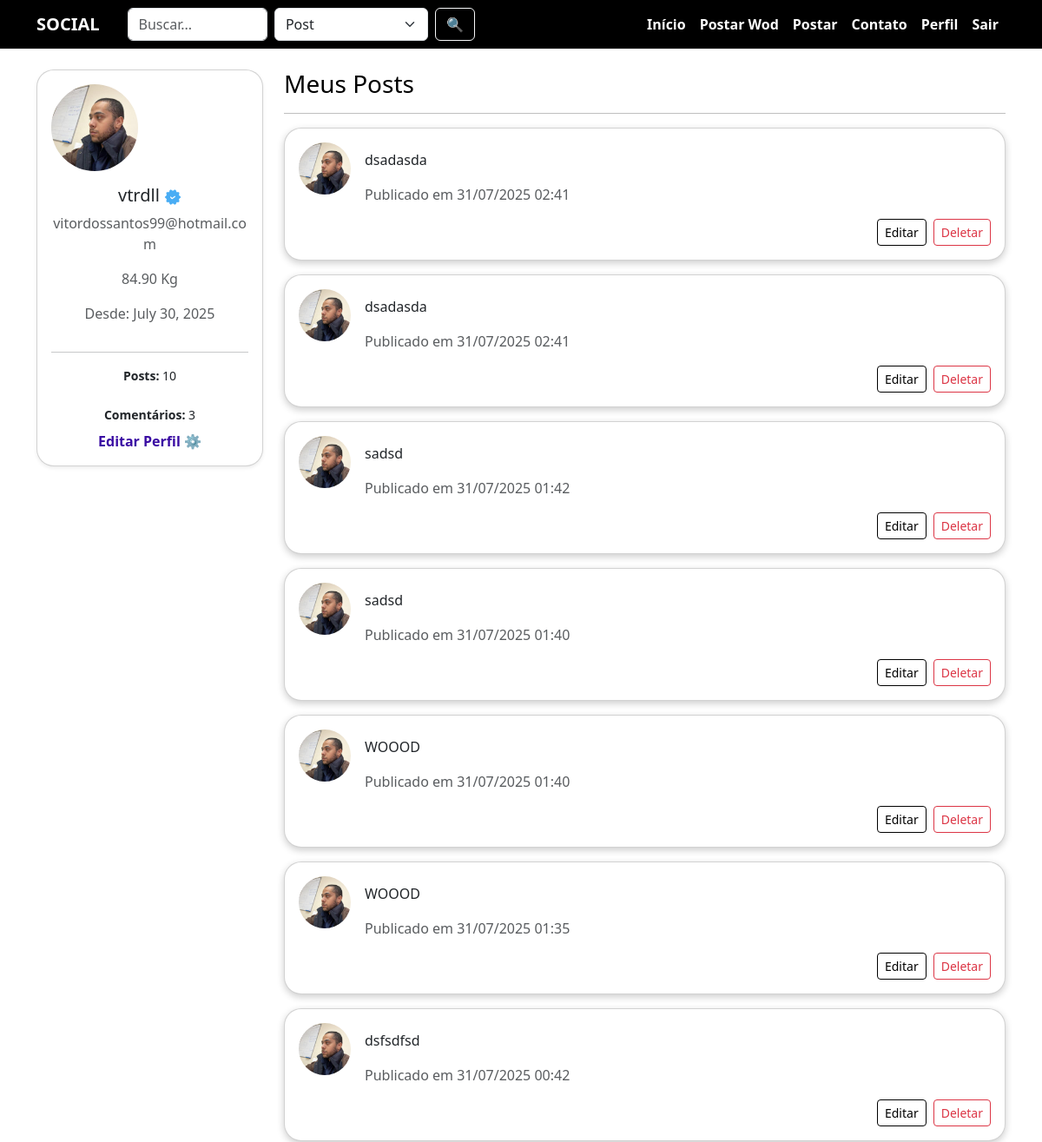
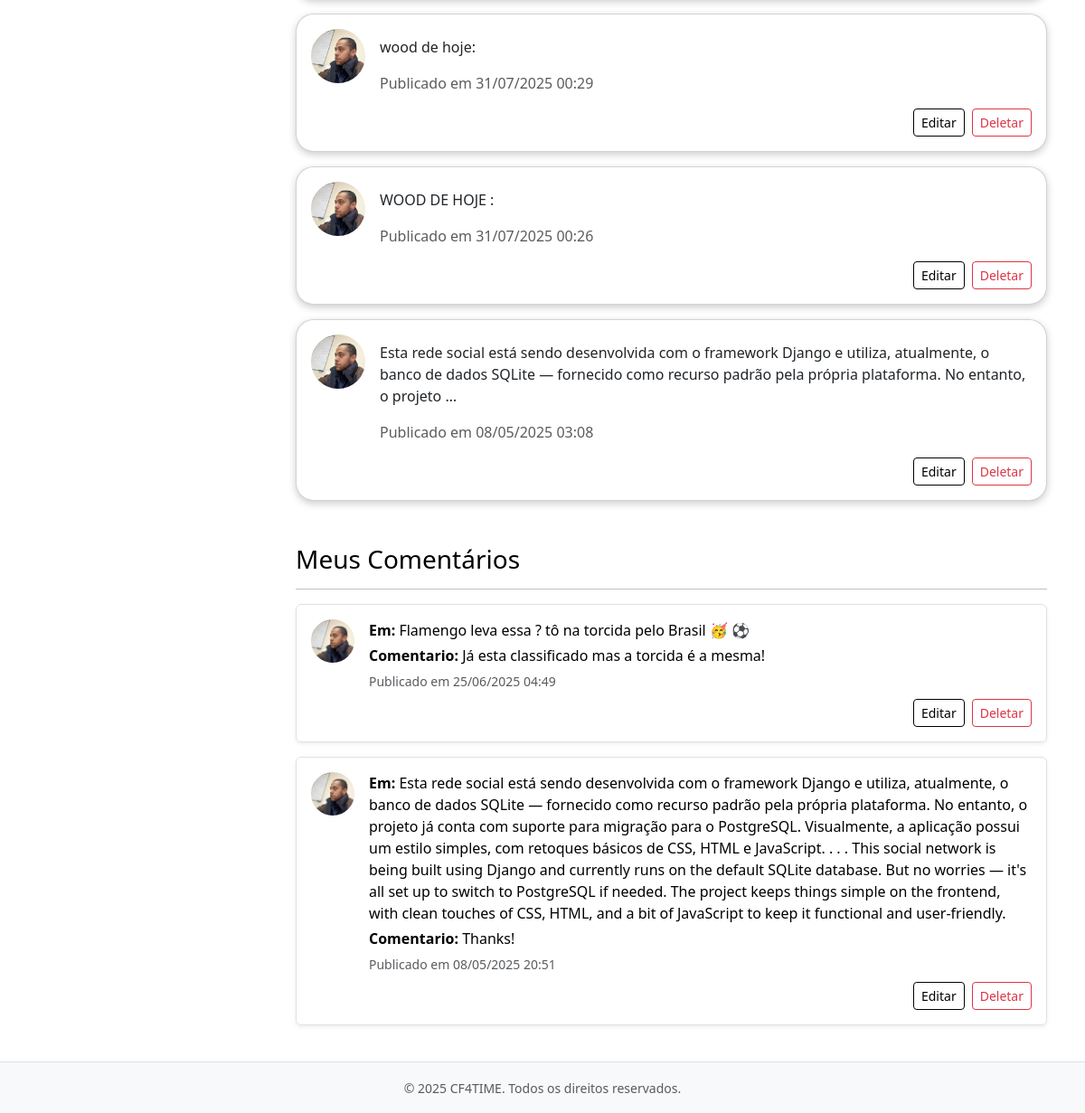
Page /my-perfil/ (signed in) on the earlier database version (2 pictures, top to bottom).
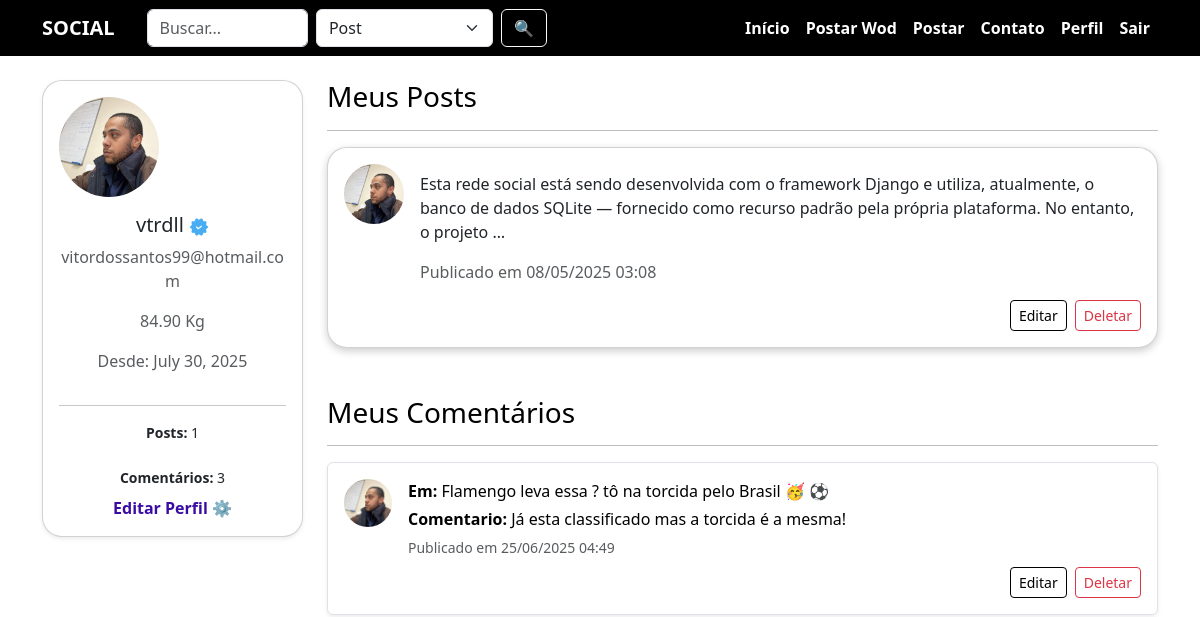
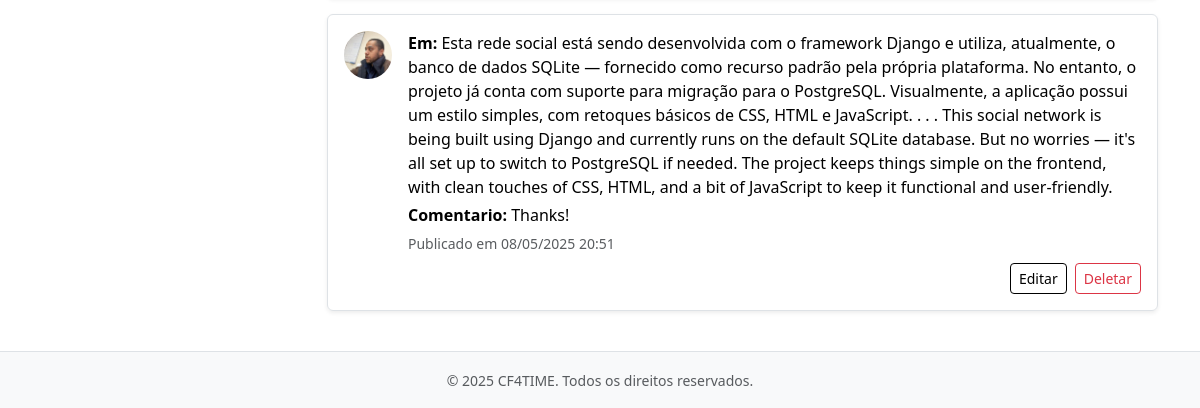
Same page on the later database version (2 pictures, top to bottom).
### Social/models.py (models this page shows, shortened)
class PostCommentInventory(models.Model):
    author = models.OneToOneField(User, on_delete=models.CASCADE, related_name='author_inventory')
    post_count = models.IntegerField(default=0)
    comment_count = models.IntegerField(default=0)

class Post(models.Model):
    author= models.ForeignKey(User, on_delete=models.CASCADE, )
    created_at = models.DateTimeField(auto_now=True, auto_created=True)
    text = models.TextField(max_length=2000)
    like = models.ManyToManyField(User,  related_name= 'liked_post')

class Comment(models.Model):
    author = models.ForeignKey(User, on_delete=models.CASCADE)
    comment = models.TextField(max_length=1000)
    like_comment = models.ManyToManyField(User, related_name='liked_comment')
    created_at = models.DateTimeField(auto_now=True, auto_created=True)
    post  = models.ForeignKey(Post, on_delete=models.CASCADE,)

### account/models.py (models this page shows, shortened)
class Profile (models.Model):
    BOX_CHOICES = (('CF4TIME CAMPINA ', 'CF4TIME CAMPINA'), ('CF4TIME CAMPINA', 'CF4TIME JOCKEY'))
    GENRE_CHOICES =(('MASCULINO', 'MASCULINO'),  ('FEMININO','FEMININO'), ('NÃO-ESPECIFICAR','NÃO-ESPECIFICAR'))
    CATEGORY_CHOICES = (('FITNESS', 'FITNESS'), ('SCALED','SCALED'),('AMADOR', 'AMADOR'), ('RX','RX',), ('MASTER', 'MASTER'))
    genre = models.CharField(choices=GENRE_CHOICES, default = 'NÃO-ESPECIFICAR')
    user = models.OneToOneField(User, on_delete=models.CASCADE)
    photo = models.ImageField(upload_to='media_profile', null=True, blank=True)
    created_at_profile =  models.DateField(auto_now=True)
    birthday = models.DateField(max_length=50, default=timezone.now)
    weight = models.DecimalField(max_digits= 5, decimal_places = 2, validators=[MaxValueValidator (300), MinValueValidator(0)], default=0)
    height = models.DecimalField(max_digits= 5, decimal_places = 2,  default=0)
    category = models.CharField(choices= CATEGORY_CHOICES, default= 'EXPERIMENTAL')
    box = models.CharField(choices = BOX_CHOICES, default = 'DEFAULT')
    is_coach = models.BooleanField(default=False,)

### Social/views.py (the view)
# urls.py: path('my-perfil/', my_profile, name='my-perfil'),
def my_profile(request):
    user = request.user
    posts = request.user.post_set.all().order_by('-created_at')
    comments = request.user.comment_set.all().order_by('-created_at')
    inventory_post = PostCommentInventory.objects.filter(author=user).first()
    return render(request, 'my_perfil.html', {'user': request.user, 'posts': posts, 'comments':comments, 'inventory_post': inventory_post, 'mostrar_inventory':True})

### Social/templates/my_perfil.html (shortened to what this page needs)
{% extends "base.html" %}
{%  load static  %}
{% block content %}
    <h3>Meus Posts</h3>
    <hr>
    {% for post in posts %}
        <div class="card mb-3">
            <a href="{% url 'post-detail' post.pk %}" class="no-link-style">
            <div class="card-body d-flex">
                {% if user.profile.photo %}
                    <img src="{{ user.profile.photo.url }}" alt="Foto do autor" class="rounded-circle me-3" width="60" height="60" style="object-fit: cover;">
                {% else %}
                    <div class="rounded-circle bg-secondary me-3" style="width: 60px; height: 60px;"></div>
                {% endif %}
                <div class="w-100">
                    <p class="card-text">{{ post.text|truncatewords:30 }}</p>
                    <p class="text-muted">Publicado em {{ post.created_at|date:"d/m/Y H:i" }}</p>
            </a>
                    <div class="mt-2 d-flex justify-content-end gap-2">
                        <a href="{% url 'post-edit' post.pk %}" class="btn btn-sm btn-outline-primary">Editar</a>
                        <a href="{% url 'post-delete' post.pk %}" class="btn btn-sm btn-outline-danger">Deletar</a>
                    </div>
                </div>
            </div>
        </div>
    {% empty %}
        <p>Você ainda não publicou nenhum post.</p>
    {% endfor %}
    <h3 class="mt-5">Meus Comentários</h3>
    <hr>
    {% for comment in comments %}
        <div class="list-group-item mb-3 border rounded p-3 d-flex shadow-sm">
            <a href="{% url 'post-detail' comment.post.pk %}" class="no-link-style">
            {% if user.profile.photo %}
                <img src="{{ user.profile.photo.url }}" alt="Foto do autor" class="rounded-circle me-3" width="48" height="48" style="object-fit: cover;">
            {% else %}
                <div class="rounded-circle bg-secondary me-3" style="width: 48px; height: 48px;"></div>
            {% endif %}
            <div class="w-100">
                <p class="mb-1"><strong>Em:</strong> {{ comment.post.text }}</p>
                <p class="mb-1"><strong>Comentario:</strong> {{ comment.comment }}</p>
                <small class="text-muted">Publicado em {{ comment.created_at|date:"d/m/Y H:i" }}</small>
            </a>
                <div class="mt-2 d-flex justify-content-end gap-2">
                    <a href="{% url 'comment-update' comment.pk %}" class="btn btn-sm btn-outline-primary">Editar</a>
                    <a href="{% url 'comment-delete' comment.pk %}" class="btn btn-sm btn-outline-danger">Deletar</a>
                </div>
            </div>
        </div>
    {% empty %}
        <p>Você ainda não fez nenhum comentário.</p>
    {% endfor %}
{% endblock %}

### app/templates/base.html (shortened to what this page needs)
{% load static %}
<!DOCTYPE html>
<html lang="pt-br">
<head>
  <link href="https://cdn.jsdelivr.net/npm/bootstrap@5.3.0/dist/css/bootstrap.min.css" rel="stylesheet">
  <link href="https://cdn.jsdelivr.net/npm/fullcalendar@6.1.8/index.global.min.css" rel="stylesheet">
</head>
<body>
  <nav class="navbar navbar-expand-lg navbar-dark mb-4">
    <div class="container">
      <a class="navbar-brand" href="{% url 'home' %}">SOCIAL</a>
      <div class="collapse navbar-collapse" id="navbarNav">
        {% if user.is_authenticated %}
        <form method="get" action="{% url 'post-list' %}" class="d-flex ms-3" style="max-width: 400px;">
          <input type="text" name="search" class="form-control me-2" placeholder="Buscar..." value="{{ request.GET.search }}">
          <select name="type" class="form-select me-2">
            <option value="post" {% if request.path == "/post-list/" %}selected{% endif %}>Post</option>
          </select>
          <button type="submit" class="btn btn-outline-light">🔍</button>
        </form>
        {% endif %}
        <ul class="navbar-nav ms-auto">
          {% if user.is_authenticated %}
          <li class="nav-item"><a class="nav-link" href="{% url 'home' %}">Início</a></li>
          {% if user.profile.is_coach %}
          <li class="nav-item"><a class="nav-link" href="{% url 'post-wod-create' %}">Postar Wod</a></li>
          {% endif %}
          <li class="nav-item"><a class="nav-link" href="{% url 'post-create' %}">Postar</a></li>
          <li class="nav-item"><a class="nav-link" href="https://www.linkedin.com/in/jo%C3%A3o-vitor-xavier-532191279/">Contato</a></li>
          <li class="nav-item"><a class="nav-link" href="{% url 'my-perfil' %}">Perfil</a></li>
          <li class="nav-item"><a class="nav-link" href="{% url 'logout' %}">Sair</a></li>
          {% else %}
          <li class="nav-item"><a class="nav-link" href="{% url 'home' %}">Início</a></li>
          <li class="nav-item"><a class="nav-link" href="{% url 'login' %}">Login</a></li>
          <li class="nav-item"><a class="nav-link" href="{% url 'register' %}">Cadastro</a></li>
          {% endif %}
        </ul>
      </div>
    </div>
  </nav>
  <div class="container">
    <div class="row">
      {% if user.is_authenticated %}
      <div class="col-md-3 mb-4">
        <div class="card shadow-sm p-3 text-center">
          {% if user.profile.photo %}
            <img src="{{ user.profile.photo.url }}" class="rounded-circle mb-3" width="100" height="100" style="object-fit: cover;">
          {% else %}
            <img src="https://via.placeholder.com/100" class="rounded-circle mb-3" alt="Sem foto">
          {% endif %}
          <h5>{{ user.username }} <img src="{% static 'verified.png' %}" width="20"></h5>
          <p class="text-muted">{{ user.email }}</p>
          <p class="text-muted">{{ user.profile.weight }} Kg</p>
          <p class="text-muted">Desde: {{ user.profile.created_at_profile }}</p>
          {% if mostrar_inventory and inventory_post %}
          <hr>
          <small><strong>Posts:</strong> {{ inventory_post.post_count }}</small><br>
          <small><strong>Comentários:</strong> {{ inventory_post.comment_count }}</small>
          <div class="mt-2">
            <a href="{% url 'user-update' user.pk %}" class="text-decoration-none" style="color: #3a0ca3;">
              <strong>Editar Perfil ⚙️</strong>
            </a>
          </div>
          {% endif %}
        </div>
      </div>
      {% endif %}
      <div class="{% if user.is_authenticated %}col-md-9{% else %}col-12{% endif %}">
        {% block content %}
        {% endblock %}
  <footer class="bg-light text-center text-muted py-3 mt-4 border-top">
    <div class="container">
      <small>&copy; {{ year|default:2025 }} CF4TIME. Todos os direitos reservados.</small>
    </div>
  </footer>
</body>
</html>

Differences in the rows shown:
removed Post: profile.photo (picture), text "dsadasda", created_at "31/07/2025 02:41"
removed Post: profile.photo (picture), text "dsadasda", created_at "31/07/2025 02:41"
removed Post: profile.photo (picture), text "sadsd", created_at "31/07/2025 01:42"
removed Post: profile.photo (picture), text "sadsd", created_at "31/07/2025 01:40"
removed Post: profile.photo (picture), text "WOOOD", created_at "31/07/2025 01:40"
removed Post: profile.photo (picture), text "WOOOD", created_at "31/07/2025 01:35"
removed Post: profile.photo (picture), text "dsfsdfsd", created_at "31/07/2025 00:42"
removed Post: profile.photo (picture), text "wood de hoje:", created_at "31/07/2025 00:29"
removed Post: profile.photo (picture), text "WOOD DE HOJE :", created_at "31/07/2025 00:26"
changed PostCommentInventory: post_count "10" → "1"
